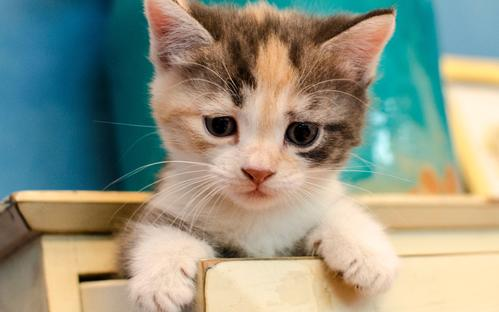
#> input picture bilinear_intelolation/cat.jpg, 499 x 312 px
$ python bilinear_intelolation.py
#> lines starting #> are read from the running program, lines starting #| are printed output that depends on the picture
import numpy as np
import cv2


def bilinear(org_img, org_shape, dst_shape):
    print(org_shape)
    dst_img = np.zeros((dst_shape[0], dst_shape[1], 3))
    dst_h, dst_w = dst_shape
    org_h, org_w = org_shape
    for i in range(dst_h):
        for j in range(dst_w):
            src_x = j * float(org_w / dst_w)
            src_y = i * float(org_h / dst_h)
            src_x_int = j * org_w // dst_w
            src_y_int = i * org_h // dst_h
            a = src_x - src_x_int
            b = src_y - src_y_int

            if src_x_int+1 == org_w or src_y_int+1 == org_h:
                dst_img[i, j, :] = org_img[src_y_int, src_x_int, :]
                continue
            # print(src_x_int, src_y_int)
            dst_img[i, j, :] = (1. - a) * (1. - b) * org_img[src_y_int+1, src_x_int+1, :] + \
                            (1. - a) * b * org_img[src_y_int, src_x_int+1, :] + \
                            a * (1. - b) * org_img[src_y_int+1, src_x_int, :] + \
                            a * b * org_img[src_y_int, src_x_int, :]
    return dst_img

if __name__ == '__main__':
    img_path = 'cat.jpg'
    img = cv2.imread(img_path, cv2.IMREAD_COLOR)
#> img is the input picture: shape (312, 499, 3); mean B, G, R 131.6, 149.2, 145.2
    img_shape = (img.shape[0], img.shape[1])
#> img_shape = (312, 499)
    dst_shape = (2*img_shape[0], 2*img_shape[1])
#> dst_shape = (624, 998)
    dst_img = bilinear(img, img_shape, dst_shape)
#| (312, 499)
#> after the loop in bilinear, `for i in range(dst_h):`:
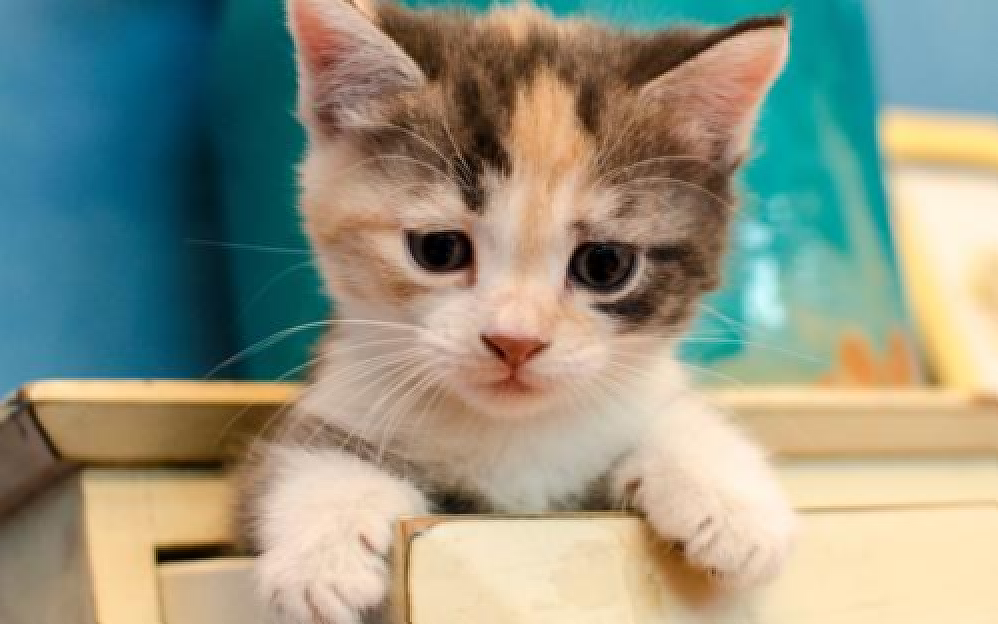
#> dst_img: shape (624, 998, 3) float64; mean B, G, R 131.7, 149.4, 145.8
    cv2.imwrite('cat2.jpg', dst_img)
